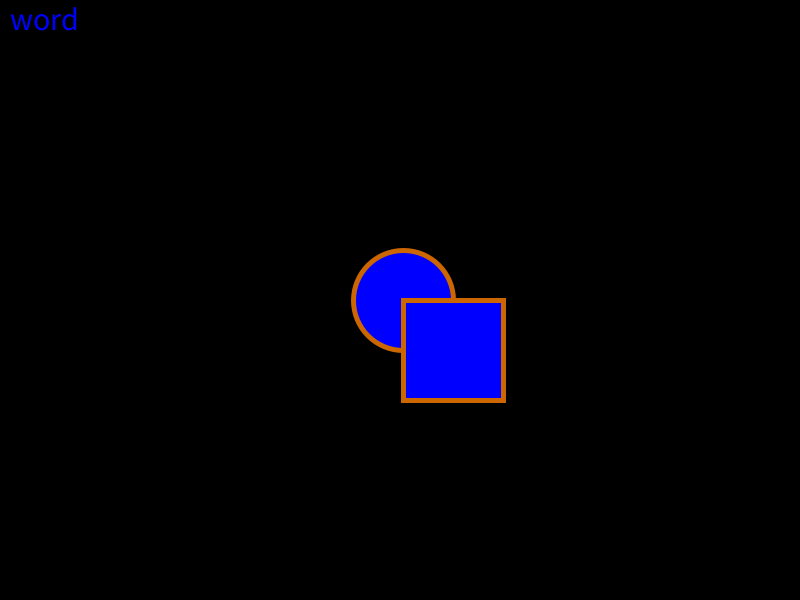
Frame 1 (no input)
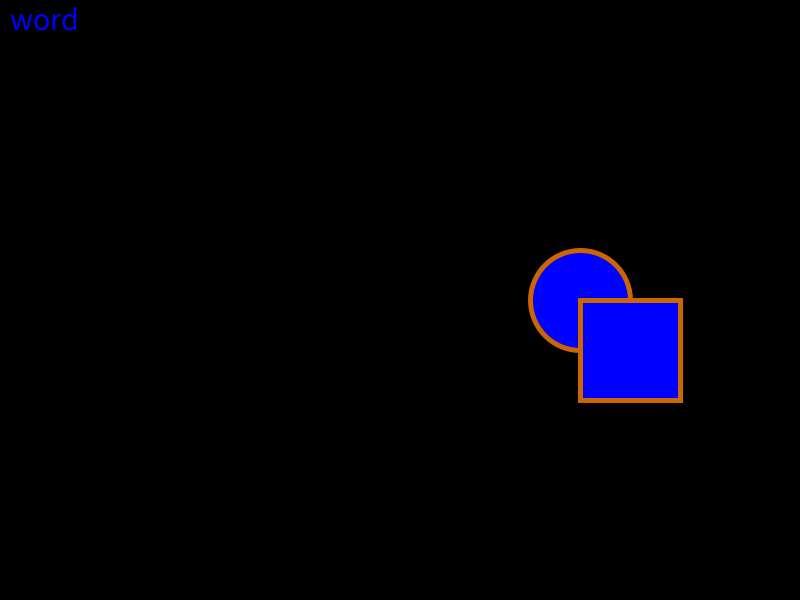
Frame 60 (the mouse pressed at the canvas centre just before this capture)
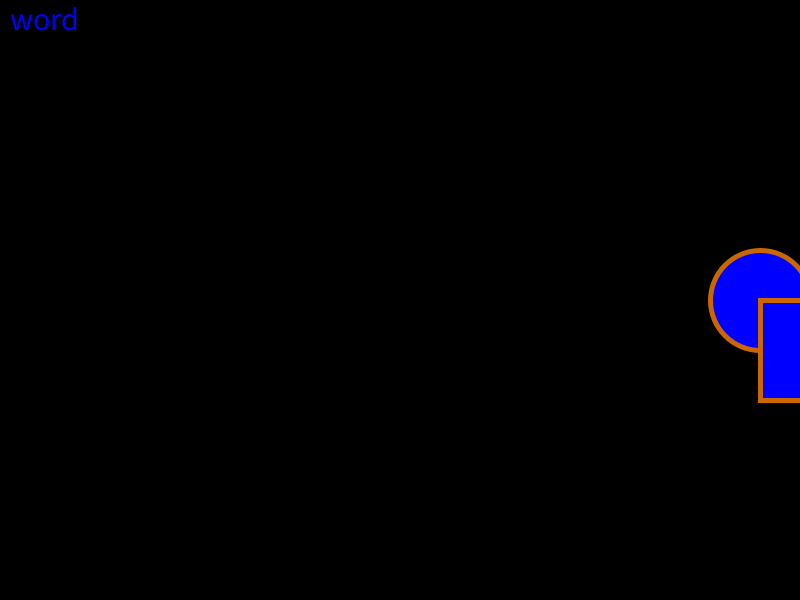
Frame 120 (the mouse held since frame 60 and released just before this capture)

The Processing sketch that drew these frames (run headless with seeded random() and noise(); from frame 60 on, the mouse is pressed at the canvas centre):

// Processing sketch: processing_143508
// ── processing_143508.pde

int x=0;

void setup() { // runs once
  size(800,600);
}

void draw() {
  background(0); // draw black 
  x = x + 3;
  println(x);
  
  pushMatrix();
  translate(x,0); // moves the origin
  
  fill(0,0,255);
  stroke(204, 102, 0);
  strokeWeight(5);
  ellipse(400,300,100,100);
  rect(400,300,100,100);
  
  
  popMatrix();
 
  // GUI
  textSize(32);
  text("word", 10, 30); 
}
